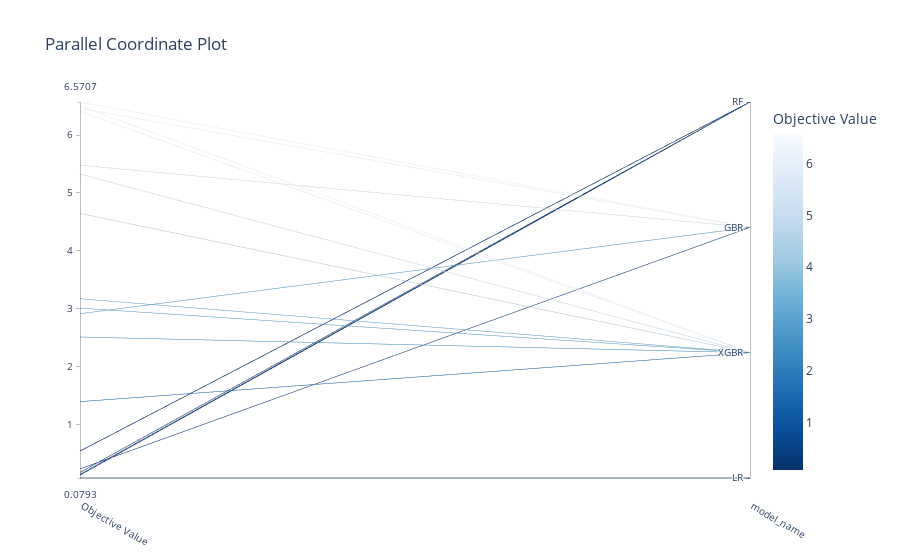

The notebook cell saved with this chart:
### Code cell
plot_parallel_coordinate(study, params=["model_name"])
